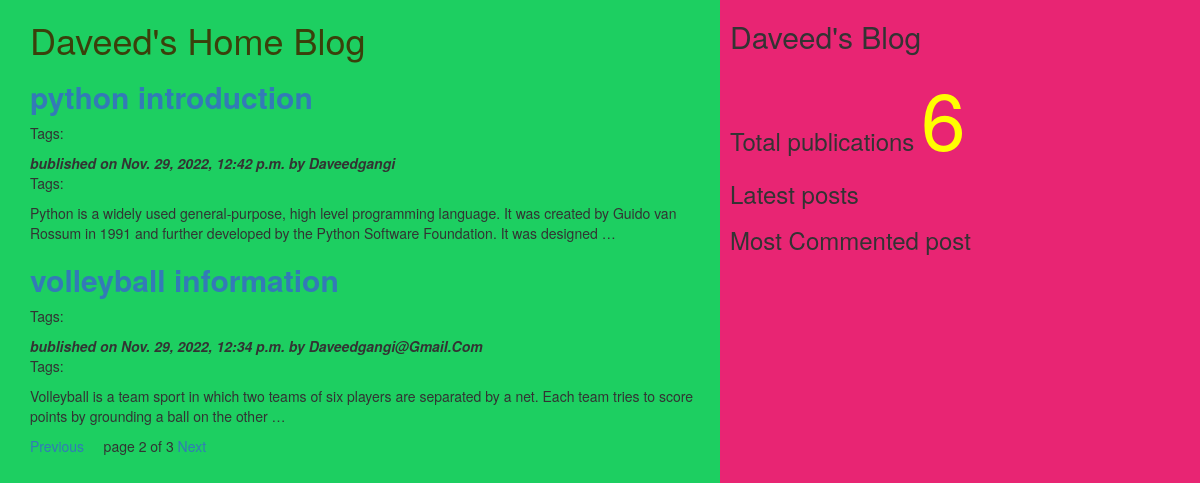
Screenshot of /?page=2 with the database file from the repository.
### myApp/models.py (models this page shows, shortened)
class Post(models.Model):
    tags=TaggableManager()
    STATUS_CHOICE=(("draft","Draft"),("published","Published"))
    title=models.CharField(max_length=200)
    slug=models.SlugField(max_length=50,unique_for_date="publish")
    author=models.ForeignKey(User,related_name="blog_posts",on_delete=models.CASCADE)
    body=models.TextField()
    publish=models.DateTimeField(default=timezone.now)
    created=models.DateTimeField(auto_now_add=True)
    updated=models.DateTimeField(auto_now_add=True)
    status=models.CharField(max_length=20,choices=STATUS_CHOICE,default="draft")
    objects=CustomManger()
    class Meta:
        ordering=("-publish",)
    def get_absolute_url(self):
        return reverse("post_detail",args=[self.publish.year,self.publish.strftime("%m"),self.publish.strftime("%d"),self.slug])

### myApp/views.py (the view)
# urls.py: re_path(r'^$',views.post_list_view),
def post_list_view(request,tag_slug=None):
    post_list=Post.objects.all()
    tag=None
    if tag_slug:
        tag=get_object_or_404(Tag,slug=tag_slug)#proivded slug
        post_list=post_list.filter(tags__in=[tag])
    paginator=Paginator(post_list,2)  # step1
    page_number=request.GET.get('page')  # step2
    try:
        post_list=paginator.page(page_number)  # step2
    except PageNotAnInteger:
        post_list=paginator.page(1)  # step3
    except EmptyPage:
        post_list=paginator.page(paginator.num_pages)  # step4
    d={"post_list":post_list,"tag":tag}
    return render(request,"myApp/post_list.html",d)

### myApp/models.py (called while the page is built)
    def get_queryset(self):
        return super().get_queryset().filter(status='published')

### myApp/templatetags/mytags.py (called while the page is built)
@register.simple_tag
def total_posts():
    return Post.objects.count()

### templates/myApp/post_list.html (shortened to what this page needs)
<html>
    {%extends "myApp/parent.html"%}
    {%block content_block%}
    <h1 style="color:#3a400b">Daveed's Home Blog</h1>
    {%for post in post_list%}
    <a href="{{post.get_absolute_url}}"><h2><b>{{post.title}}</b></h2></a>
    <p>Tags:
    </p>
    <i><b>bublished on {{post.publish}} by {{post.author|title}}</b></i>
    <p>Tags:{{post.tags.all|join:","}}</p>
    {{post.body|truncatewords:30|linebreaks}}
    {%endfor%}
    {%include "myApp/pagination.html" with page=post_list%}
{%endblock%}

### rows the page displays
Post: title "python introduction", publish "Nov. 29, 2022, 12:42 p.m.", author "Daveedgangi", body "Python is a widely used general-purpose, high level programming language. It was created by Guido van Rossum in 1991 and further developed by the Python Software Foundation. It was designed …"
Post: title "volleyball information", publish "Nov. 29, 2022, 12:34 p.m.", author "Daveedgangi@Gmail.Com", body "Volleyball is a team sport in which two teams of six players are separated by a net. Each team tries to score points by grounding a ball on the other …"

### other values shown
{{ page.number }} "2"
{{ page.paginator.num_pages }} "3"
